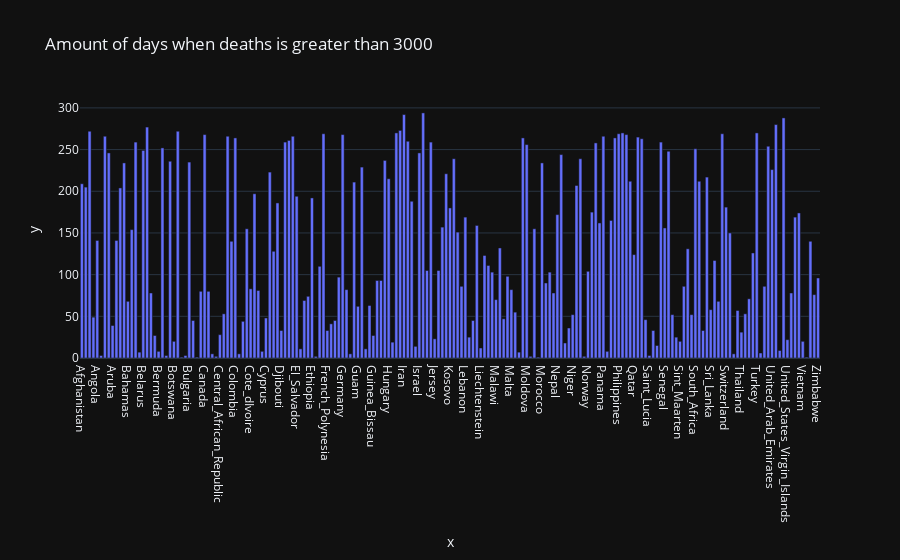

Notebook cell for this chart:
### Code cell
df.describe()

res = {}
for ind, row in df.reset_index().iterrows():
    if row["deaths"] > 0:
        if row["countriesAndTerritories"] not in res:
            res[row["countriesAndTerritories"]] = 1
        else:
            res[row["countriesAndTerritories"]] += 1

fig = px.bar(x = res.keys(), y = res.values(), title="Amount of days when deaths is greater than 3000")
fig.show()

### Figure 1 — Plotly figure (JSON) as saved in the notebook; plotly's stock layout.template omitted (floating-point values rounded to 4 significant figures; data arrays with more than 128 entries replaced by an {"elided": "..."} marker saying what was removed)
{"data": [{"alignmentgroup": "True", "hovertemplate": "x=%{x}<br>y=%{y}<extra></extra>", "legendgroup": "", "marker": {"color": "#636efa", "pattern": {"shape": ""}}, "name": "", "offsetgroup": "", "orientation": "v", "showlegend": false, "textposition": "auto", "x": {"elided": "193 str values"}, "xaxis": "x", "y": {"elided": "193 int values"}, "yaxis": "y", "type": "bar"}], "layout": {"xaxis": {"anchor": "y", "domain": [0.0, 1.0], "title": {"text": "x"}}, "yaxis": {"anchor": "x", "domain": [0.0, 1.0], "title": {"text": "y"}}, "legend": {"tracegroupgap": 0}, "title": {"text": "Amount of days when deaths is greater than 3000"}, "barmode": "relative"}}
